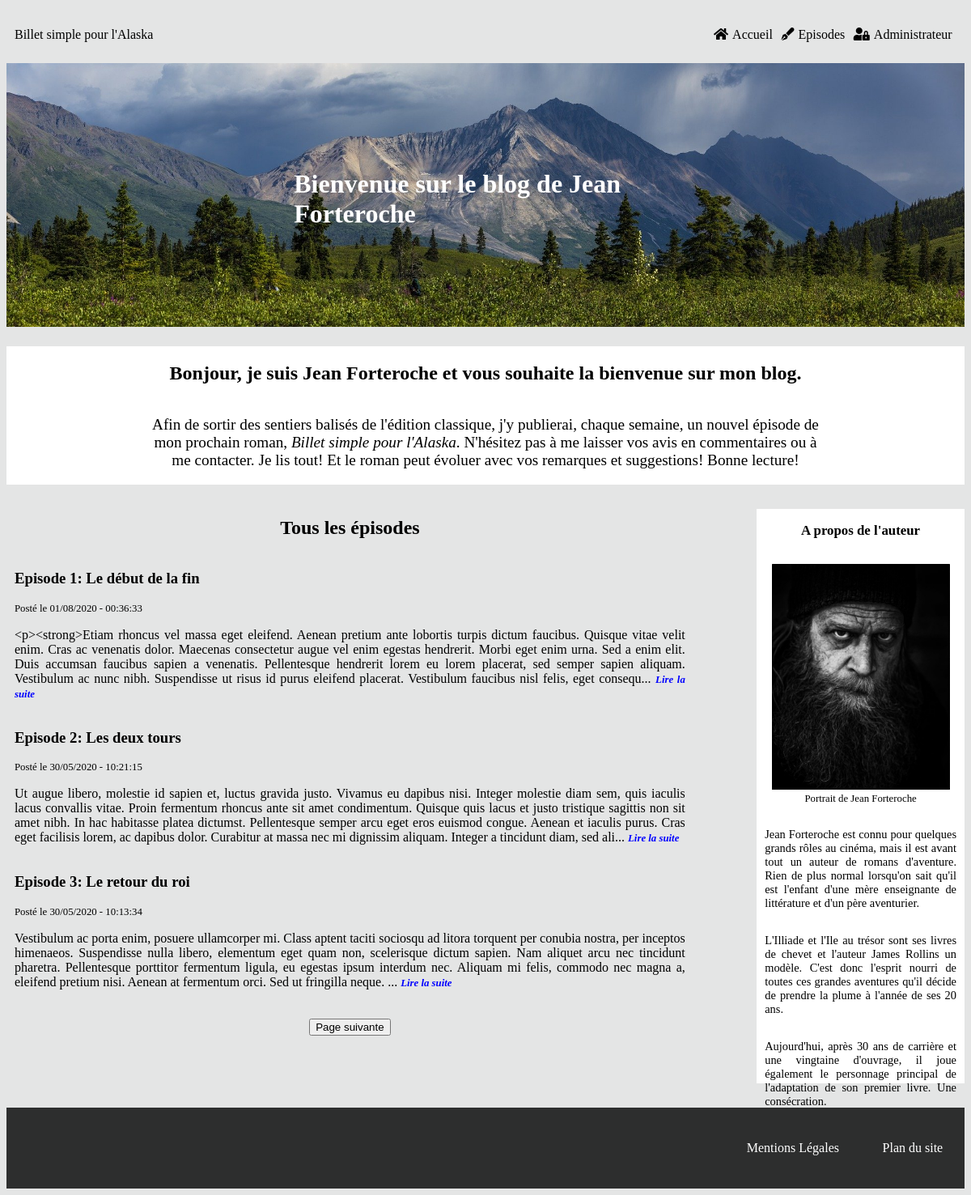
Screenshot of /index.php?action=get_all&page=1 with the database file from the repository.
### tables this page shows
CREATE TABLE IF NOT EXISTS `episodes` (
  `episode_id` tinyint(11) NOT NULL AUTO_INCREMENT,
  `numero_episode` tinyint(11) NOT NULL,
  `episode_title` char(255) NOT NULL,
  `episode_content` longtext NOT NULL,
  `episode_date` datetime NOT NULL DEFAULT CURRENT_TIMESTAMP,
  `episode_status` int(1) NOT NULL,
  PRIMARY KEY (`episode_id`),
  UNIQUE KEY `unicite` (`numero_episode`) USING BTREE
);

### src/View/View.php (called while the page is built, shortened)
<?php
class View
{
    public function display(array $data, string $template, string $layout) : void
    {
        require_once($template);
    }
}

### src/Controller/FrontOffice/PostController.php (called while the page is built, shortened)
<?php
class PostController
{
    private $postManager;
    private $view;
    private $layout;
    public function __construct(PostManager $postManager, View $view, CommentManager $commentManager, Session $session, Token $token)
    {
        $this->postManager = $postManager;
        $this->view = $view;
        $this->layout = '../templates/frontOffice/layout.html.php';
    }
    public function displayAllPosts(int $page): void
    {
        $totalEpisodes = $this->postManager->getNumberOfEpisodes();
        $pageToDisplay = $page - 1;
        $episodesToDisplay = 3;
        $numberOfPages = ceil($totalEpisodes / $episodesToDisplay);
        $offset = $pageToDisplay * $episodesToDisplay;
        $data = [$this->postManager->getAllEpisodes($offset), $page, $numberOfPages];
        $template = 'allPosts.html.php';
        $this->view->display(['episode' => $data[0], 'currentPage' => $data[1], 'maxPages' => $data[2]], $template, $this->layout);
    }
}

### public/index.php (called while the page is built, shortened)
<?php
$router = new Router();
$router->run();

### src/Model/PostManager.php (called while the page is built, shortened)
<?php
class PostManager
{
    private $database;
    public function __construct(Database $database)
    {
        $this->database = $database;
    }
    public function getAllEpisodes(int $offset) : array
    {
        $request = $this->database->prepare("SELECT *, substring(episode_content, 1, 500) AS episode_content,
            DATE_FORMAT(episode_date, '%d/%m/%Y - %H:%i:%s') AS episode_date
            FROM episodes
            WHERE episode_status = 1
            ORDER BY numero_episode
            LIMIT 3 OFFSET :beginning");
        $request->bindParam(':beginning', $offset, \PDO::PARAM_INT);
        $request->execute();
        return $request->fetchAll();
    }
}

### Templates/Frontoffice/allposts.html.php (the view, shortened to what this page needs)
<h2>Tous les épisodes</h2>
<?php foreach ($data['episode'] as $entry) {?>
    <article>
        <a href="index.php?action=post&id=<?=$entry['episode_id']?>">
            <h3 class='episode_title'>Episode <?=$entry['numero_episode']?>: <?=$entry['episode_title']?></h3>
        </a>
        <span class='post_date'>Posté le <?=$entry['episode_date']?></span>
        <p><?=$entry['episode_content']?>... <span id="read_next"><a href='index.php?action=post&id=<?=$entry['episode_id']?>'>Lire la suite</a></p>
    </article>
<?php
}?>
<div id="prev_next">
    <?php
    if ($data['currentPage'] < $data['maxPages'] && $data['currentPage'] >= 1) {
    ?>
    <span id="next">
        <a href="index.php?action=get_all&page=<?=$data['currentPage'] + 1?>">
            <button>Page suivante</button>
        </a>
    </span>
    <?php
    }
    ?>
</div>

### public/css/style.css (style rules this page uses)
html { font-family: aileron; background-color: #e4e5e5; }
a { text-decoration: none; color: black; }
h2 { text-align: center; }
.post_date { font-size: 0.8rem; }
article { display: flex; flex-direction: column; }
article p { text-align: justify; }
#read_next > a { font-size: 0.8rem; font-style: italic; font-weight: bold; color: blue; }
#prev_next { font-size: 0.9rem; display: flex; justify-content: center; }
#previous, #next { margin: 20px; }

### rows the page displays
episodes: numero_episode "1", episode_title "Le début de la fin", episode_date "01/08/2020 - 00:36:33", episode_content "<p><strong>Etiam rhoncus vel massa eget eleifend. Aenean pretium ante lobortis turpis dictum faucibus. Quisque vitae velit enim. Cras ac venenatis dolor. Maecenas consectetur augue vel enim egestas hendrerit. Morbi eget enim urna. Sed a enim elit. Duis accumsan faucibus sapien a venenatis. Pellentesque hendrerit lorem eu lorem placerat, sed semper sapien aliquam. Vestibulum ac nunc nibh. Suspendisse ut risus id purus eleifend placerat. Vestibulum faucibus nisl felis, eget consequ"
episodes: numero_episode "2", episode_title "Les deux tours", episode_date "30/05/2020 - 10:21:15", episode_content "Ut augue libero, molestie id sapien et, luctus gravida justo. Vivamus eu dapibus nisi. Integer molestie diam sem, quis iaculis lacus convallis vitae. Proin fermentum rhoncus ante sit amet condimentum. Quisque quis lacus et justo tristique sagittis non sit amet nibh. In hac habitasse platea dictumst. Pellentesque semper arcu eget eros euismod congue. Aenean et iaculis purus. Cras eget facilisis lorem, ac dapibus dolor. Curabitur at massa nec mi dignissim aliquam. Integer a tincidunt diam, sed ali"
episodes: numero_episode "3", episode_title "Le retour du roi", episode_date "30/05/2020 - 10:13:34", episode_content "Vestibulum ac porta enim, posuere ullamcorper mi. Class aptent taciti sociosqu ad litora torquent per conubia nostra, per inceptos himenaeos. Suspendisse nulla libero, elementum eget quam non, scelerisque dictum sapien. Nam aliquet arcu nec tincidunt pharetra. Pellentesque porttitor fermentum ligula, eu egestas ipsum interdum nec. Aliquam mi felis, commodo nec magna a, eleifend pretium nisi. Aenean at fermentum orci. Sed ut fringilla neque."
